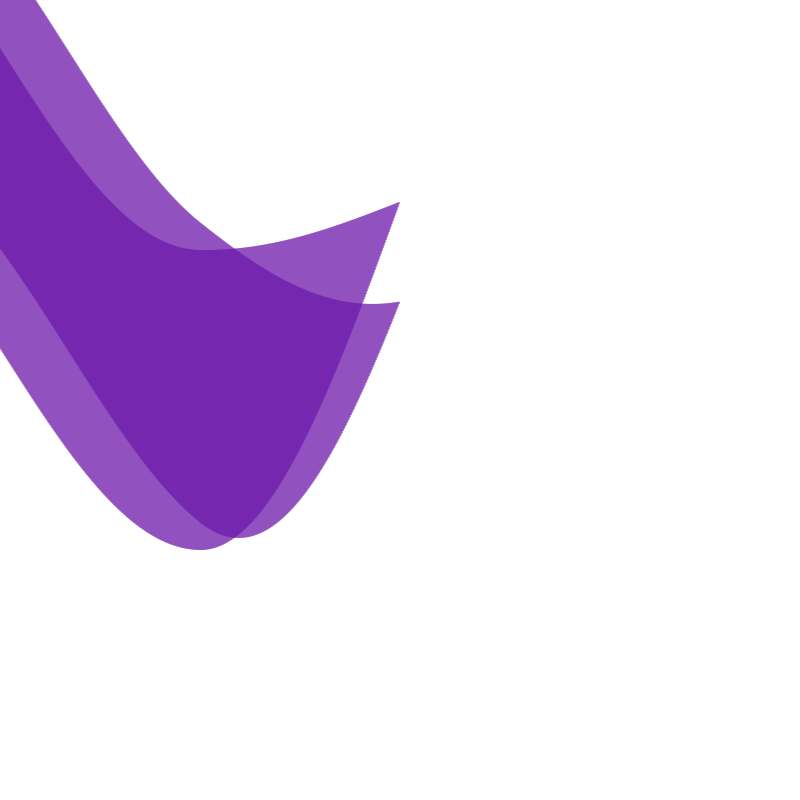
Frame 1 (no input)
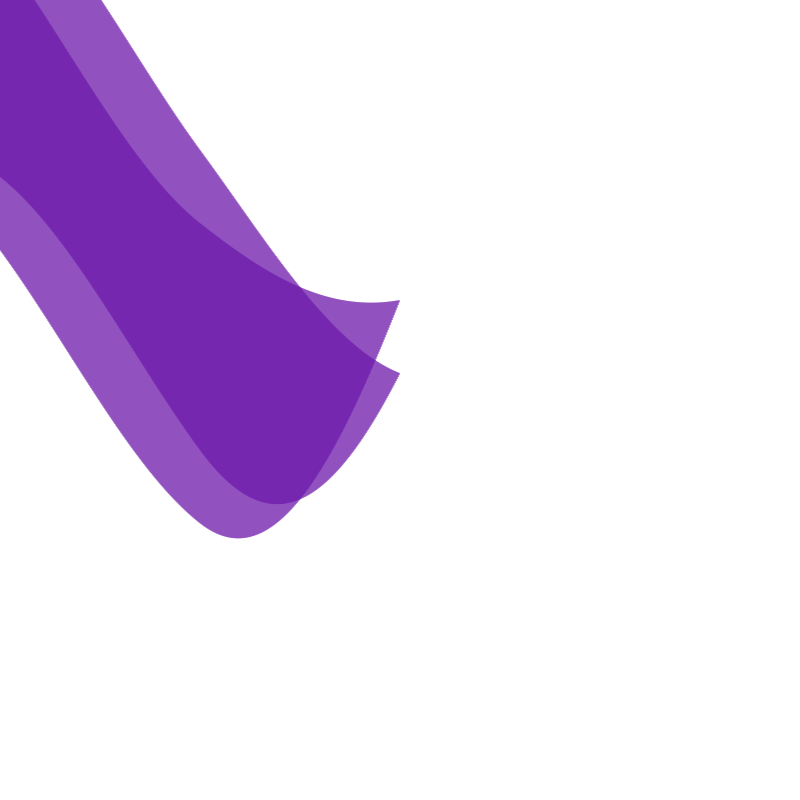
Frame 60 (the mouse pressed at the canvas centre just before this capture)
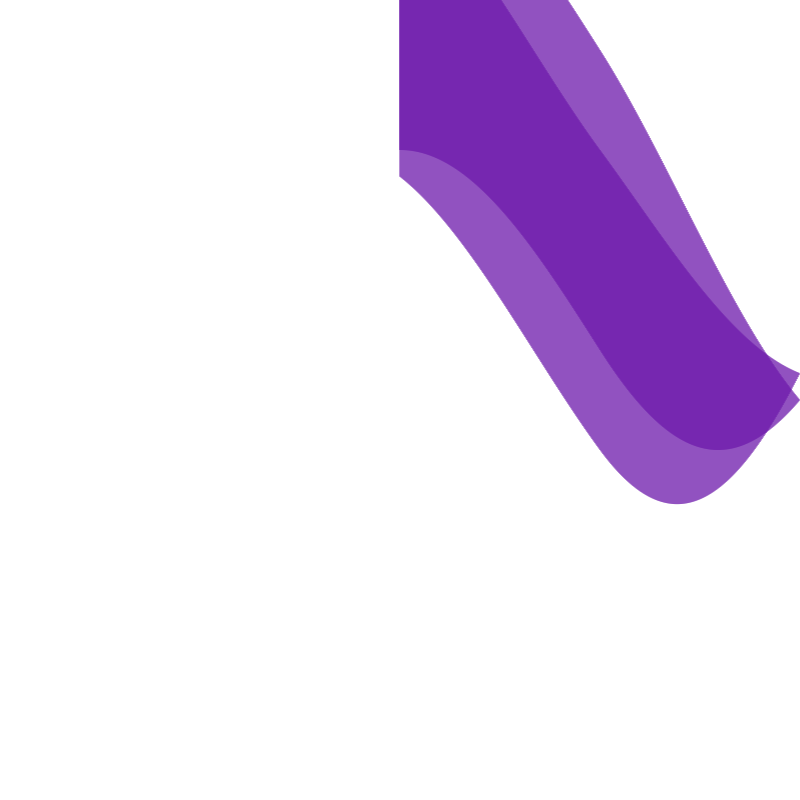
Frame 120 (the mouse held since frame 60 and released just before this capture)

The Processing sketch that drew these frames (run headless with seeded random() and noise(); from frame 60 on, the mouse is pressed at the canvas centre):

// Processing sketch: tentacles_class2
// ── tentacles_class2.pde
Tentacle tentacle1;
Tentacle tentacle2;

void setup() {
  size(800, 800);
  tentacle1 = new Tentacle(0);
  tentacle2 = new Tentacle(30);
}

void draw() {
  background(255);
  tentacle1.update();
  tentacle2.update();
}


// ── Tentacle.pde

class Tentacle {

  float startAngle;

  float tailHeight;

  int startX, endX;
  int tailLength;

  Tentacle (float tempStartAngle) {
    startAngle = tempStartAngle;
    tailHeight = 300;
    tailLength = width/2;
  }

  void update() {
    noStroke();
    //  strokeWeight(1);

    startAngle += 0.5;  //controls speed of wave
    float angle = startAngle; //this will make it stop moving with a static number

    angle = 0;
    startX = mouseX;
    endX = startX + tailLength;

    for (int x = startX; x <= endX; x ++) {  //NoC example NOC_3_09

      // a is the angle of sine wave to calculate thickness of the half of tail
      float a = map(x, startX+tailLength/2, startX+tailLength, 90, 0);

      // thickness of tail (each pixel)
      float y = map(sin(radians((startAngle+a)%360)), -1, 1, 0, height/2);

      float h = tailHeight * ((x > startX+tailLength/2) ? sin(radians(a)) : 1);


      fill(109, 24, 170);
      rectMode(CENTER);
      rect(x, y, 1, h);
      angle++;

      if (angle>360)
        angle = 0;
    }
  }
}
